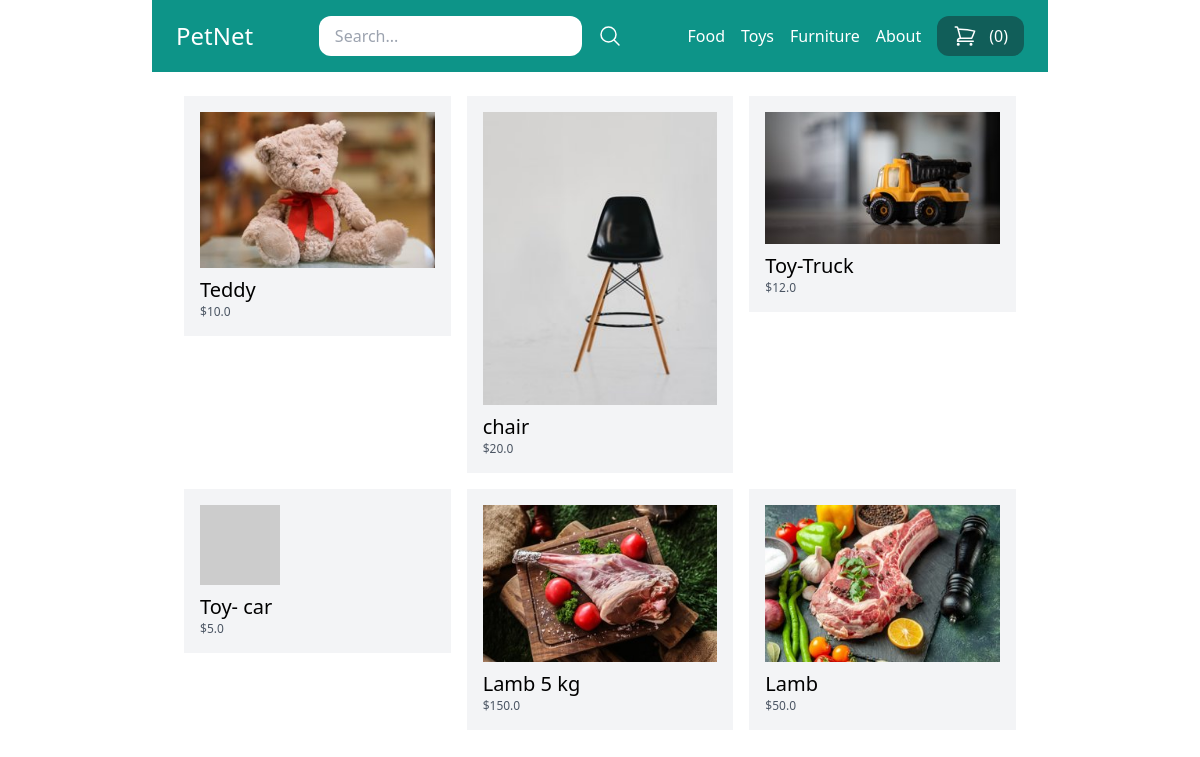
The page / on the database its author committed.
### store/models.py (models this page shows, shortened)
class Category(models.Model):
    title = models.CharField(max_length=50)
    slug = models.SlugField(max_length=50)
    class Meta:
        verbose_name_plural = 'Categories'

class Product(models.Model):
    DRAFT = 'draft'
    WAITING_APPROVAL = 'waitingapproval'
    ACTIVE = 'active'
    DELETED = 'deleted'
    STATUS_CHOICES = (
        (DRAFT, 'Draft'),
        (WAITING_APPROVAL, 'Waiting approval'),
        (ACTIVE, 'Active'),
        (DELETED, 'Deleted'),
    )
    user = models.ForeignKey(User, related_name='products', on_delete=models.CASCADE)
    category = models.ForeignKey(Category, related_name='products', on_delete=models.CASCADE)
    title = models.CharField(max_length=50)
    slug = models.SlugField(max_length=50)
    description = models.TextField(blank=True)
    price = models.IntegerField()
    image = models.ImageField(upload_to='uploads/product_images', blank=True, null=True)
    thumbnail = models.ImageField(upload_to='uploads/product_images/thumbnail', blank=True, null=True)
    created_at = models.DateTimeField(auto_now_add=True)
    updated_at = models.DateTimeField(auto_now=True)
    status = models.CharField(max_length=50, choices=STATUS_CHOICES, default=ACTIVE)
    class Meta:
        ordering = ('-created_at',)
    def get_display_price(self):
        return self.price / 100
    def get_thumbnail(self):
        if self.thumbnail:
            return self.thumbnail.url
        else:
            if self.image:
                self.thumbnail = self.make_thumbnail(self.image)
                self.save()
                return self.thumbnail.url
            else:
                return 'https://via.placeholder.com/240x240x.jpg'

### core/views.py (the view)
# urls.py: path('', frontpage, name='frontpage'),
def frontpage(request):
    products = Product.objects.filter(status=Product.ACTIVE)[0:6]
    return render(request, 'core/frontpage.html', {
        'products': products
    })

### store/cart.py (called while the page is built)
    def __len__(self):
        return sum(item['quantity'] for item in self.cart.values())

### store/context_processors.py (called while the page is built)
def cart(request):
    return {'cart': Cart(request)}

### store/templatetags/menu.py (called while the page is built)
@register.inclusion_tag('core/menu.html')
def menu():
    categories = Category.objects.all()
    return {'categories': categories}

### core/templates/core/frontpage.html (shortened to what this page needs)
{% extends 'core/base.html' %}
{% block content %}
    {% include 'store/partials/products.html' %}
{% endblock %}

### core/templates/core/menu.html
{% for category in categories %}
    <a href="{% url 'category_detail' category.slug %}" class="text-white">{{ category.title }}</a>
{% endfor %}
<a href="{% url 'about' %}" class="text-white">About</a>

### store/templates/store/partials/products.html
<div class="flex flex-wrap">
    {% for product in products %}
        <div class="product w-1/3 p-2">
            <div class="p-4 bg-gray-100">
                <a href="{% url 'product_detail' product.category.slug product.slug %}">
                    <div class="image mb-2">
                        <img src="{{ product.get_thumbnail }}" alt="Image of {{ product.title }}">
                    </div>
                    <h2 class="text-xl">{{ product.title }}</h2>
                    <p class="text-xs text-gray-600">${{ product.get_display_price }}</p>
                </a>
            </div>
        </div>
    {% endfor %}
</div>

### rows shown on the page
Category: title "Food"
Category: title "Toys"
Category: title "Furniture"
Product: get_thumbnail (picture), title "Teddy", get_display_price "10.0"
Product: get_thumbnail (picture), title "chair", get_display_price "20.0"
Product: get_thumbnail (picture), title "Toy-Truck", get_display_price "12.0"
Product: title "Toy- car", get_display_price "5.0"
Product: get_thumbnail (picture), title "Lamb 5 kg", get_display_price "150.0"
Product: get_thumbnail (picture), title "Lamb", get_display_price "50.0"

### other values the page prints
{{ cart|length }} "0"
